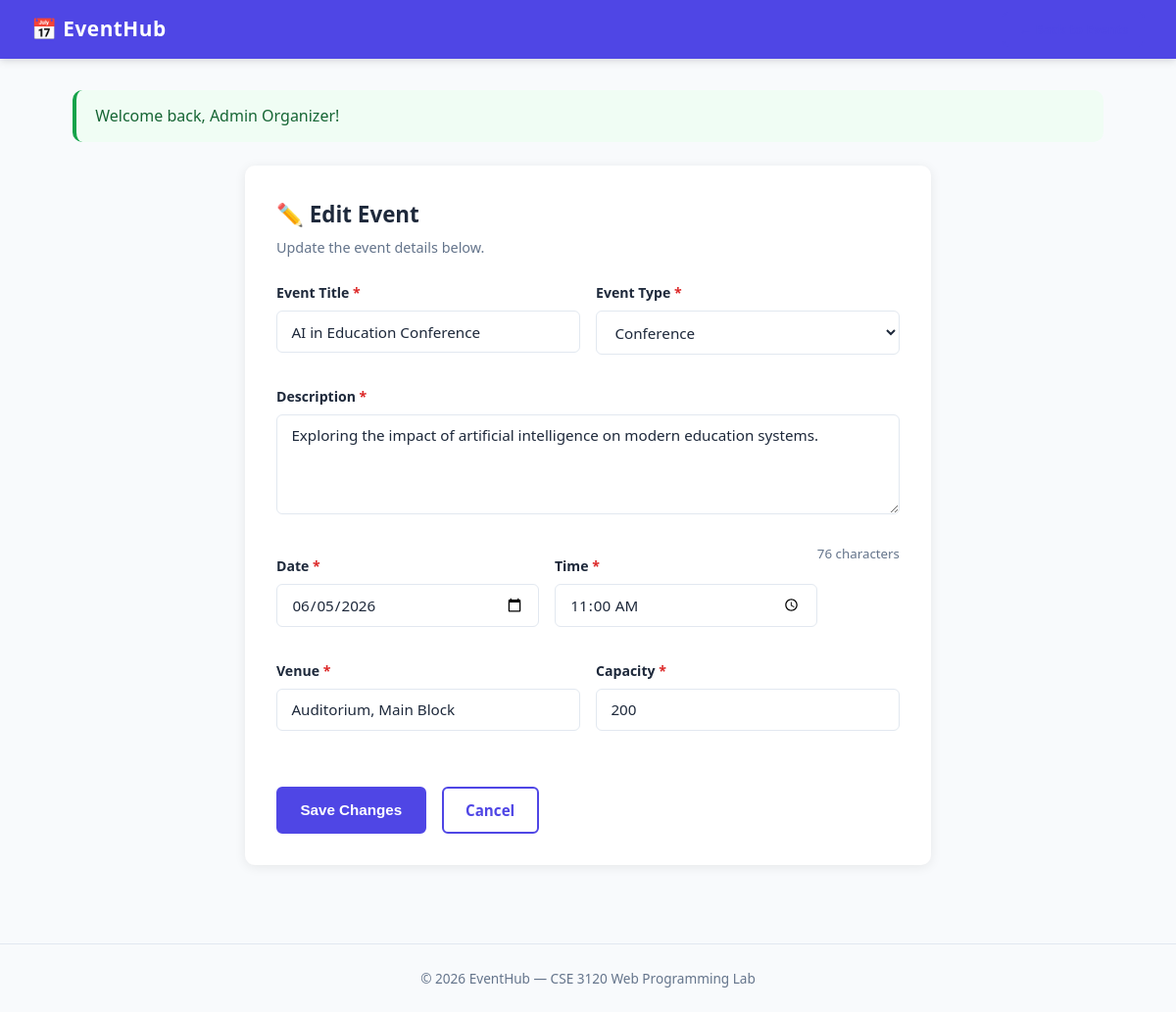
Page /update.php?id=4 (signed in) on the committed database.
### tables this page shows
CREATE TABLE IF NOT EXISTS events (
    id           INT AUTO_INCREMENT PRIMARY KEY,
    title        VARCHAR(200)  NOT NULL,
    description  TEXT,
    event_type   ENUM('seminar','workshop','meeting','conference','other') NOT NULL DEFAULT 'seminar',
    event_date   DATE          NOT NULL,
    event_time   TIME          NOT NULL,
    venue        VARCHAR(200)  NOT NULL,
    capacity     INT           NOT NULL DEFAULT 50,
    organizer_id INT           NOT NULL,
    created_at   TIMESTAMP     DEFAULT CURRENT_TIMESTAMP,
    FOREIGN KEY (organizer_id) REFERENCES users(id) ON DELETE CASCADE
);

### update.php (the view, shortened to what this page needs)
<?php
require_once 'config.php';
$id = intval($_GET['id'] ?? 0);
$stmt = $conn->prepare("SELECT * FROM events WHERE id=? AND organizer_id=?");
$stmt->bind_param("ii", $id, $_SESSION['user_id']);
$stmt->execute();
$event = $stmt->get_result()->fetch_assoc();
$flash_msg  = $_SESSION['flash_msg']  ?? '';
$flash_type = $_SESSION['flash_type'] ?? '';
?>
<!DOCTYPE html>
<html lang="en">
<head>
    <link rel="stylesheet" href="style.css">
</head>
<body>
<nav class="navbar">
    <div class="nav-brand">📅 EventHub</div>
    <div class="nav-links">
        <a href="events.php" class="btn btn-sm btn-outline">← Back to Events</a>
    </div>
</nav>
<div class="container">
    <?php if ($flash_msg): ?>
        <div class="alert alert-<?= $flash_type ?>"><?= htmlspecialchars($flash_msg) ?></div>
    <?php endif; ?>
    <div class="form-card">
        <h2>✏️ Edit Event</h2>
        <p class="form-subtitle">Update the event details below.</p>
        <form action="update.php" method="POST" id="eventForm" novalidate>
            <div class="form-row">
                <div class="form-group">
                    <label for="title">Event Title <span class="required">*</span></label>
                    <input type="text" id="title" name="title" value="<?= htmlspecialchars($event['title']) ?>" required>
                    <span class="error-msg" id="err_title"></span>
                </div>
                <div class="form-group">
                    <label for="event_type">Event Type <span class="required">*</span></label>
                    <select id="event_type" name="event_type" required>
                        <?php foreach (['seminar','workshop','meeting','conference','other'] as $t): ?>
                            <option value="<?= $t ?>" <?= $event['event_type'] === $t ? 'selected' : '' ?>>
                                <?= ucfirst($t) ?>
                            </option>
                        <?php endforeach; ?>
                    </select>
                </div>
            </div>
            <div class="form-group">
                <label for="description">Description <span class="required">*</span></label>
                <textarea id="description" name="description" rows="4" required><?= htmlspecialchars($event['description']) ?></textarea>
                <span class="error-msg" id="err_description"></span>
            </div>
            <div class="form-row">
                <div class="form-group">
                    <label for="event_date">Date <span class="required">*</span></label>
                    <input type="date" id="event_date" name="event_date" value="<?= $event['event_date'] ?>" required>
                    <span class="error-msg" id="err_event_date"></span>
                </div>
                <div class="form-group">
                    <label for="event_time">Time <span class="required">*</span></label>
                    <input type="time" id="event_time" name="event_time" value="<?= $event['event_time'] ?>" required>
                </div>
            </div>
            <div class="form-row">
                <div class="form-group">
                    <label for="venue">Venue <span class="required">*</span></label>
                    <input type="text" id="venue" name="venue" value="<?= htmlspecialchars($event['venue']) ?>" required>
                    <span class="error-msg" id="err_venue"></span>
                </div>
                <div class="form-group">
                    <label for="capacity">Capacity <span class="required">*</span></label>
                    <input type="number" id="capacity" name="capacity" value="<?= $event['capacity'] ?>" min="1" required>
                    <span class="error-msg" id="err_capacity"></span>
                </div>
            </div>
            <div class="form-actions">
                <button type="submit" class="btn btn-primary">Save Changes</button>
                <a href="events.php" class="btn btn-outline">Cancel</a>
            </div>
        </form>
    </div>
</div>
<footer class="footer">
    <p>&copy; <?= date('Y') ?> EventHub &mdash; CSE 3120 Web Programming Lab</p>
</footer>
</body>
</html>

### style.css (style rules this page uses)
*, *::before, *::after { box-sizing: border-box; margin: 0; padding: 0; }
:root { --primary: #4f46e5; --primary-dark: #3730a3; --secondary: #0ea5e9; --success: #16a34a; --warning: #d97706; --danger: #dc2626; --bg: #f8fafc; --surface: #ffffff; --border: #e2e8f0; --text: #1e293b; --text-muted: #64748b; --radius: 10px; --shadow: 0 2px 12px rgba(0,0,0,0.08); }
body { font-family: 'Segoe UI', Tahoma, Geneva, Verdana, sans-serif; background: var(--bg); color: var(--text); line-height: 1.6; min-height: 100vh; }
a { text-decoration: none; color: inherit; }
.navbar { background: var(--primary); color: #fff; padding: 0 2rem; height: 60px; display: flex; align-items: center; justify-content: space-between; position: sticky; top: 0; z-index: 100; box-shadow: 0 2px 8px rgba(0,0,0,0.15); }
.nav-brand { font-size: 1.3rem; font-weight: 700; letter-spacing: 0.5px; }
.nav-links { display: flex; align-items: center; gap: 1rem; }
.container { max-width: 1100px; margin: 0 auto; padding: 2rem 1.5rem; }
.btn { display: inline-block; padding: 0.6rem 1.4rem; border-radius: 6px; font-size: 0.95rem; font-weight: 600; cursor: pointer; border: 2px solid transparent; transition: all 0.2s ease; text-align: center; }
.btn-primary { background: var(--primary); color: #fff; border-color: var(--primary); }
.btn-outline { background: transparent; color: var(--primary); border-color: var(--primary); }
.btn-sm { padding: 0.35rem 0.9rem; font-size: 0.82rem; }
.alert { padding: 0.85rem 1.2rem; border-radius: var(--radius); margin-bottom: 1.5rem; font-weight: 500; border-left: 4px solid; }
.alert-success { background: #f0fdf4; color: #166534; border-color: var(--success); }
.form-group { margin-bottom: 1rem; }
.form-group label { display: block; font-size: 0.88rem; font-weight: 600; color: var(--text); margin-bottom: 0.4rem; }
.form-group input, .form-group select, .form-group textarea { width: 100%; padding: 0.65rem 0.9rem; border: 1.5px solid var(--border); border-radius: 6px; font-size: 0.95rem; font-family: inherit; color: var(--text); background: var(--surface); transition: border-color 0.2s, box-shadow 0.2s; outline: none; }
.error-msg { display: block; font-size: 0.8rem; color: var(--danger); margin-top: 0.3rem; min-height: 1em; }
.required { color: var(--danger); }
.form-row { display: grid; grid-template-columns: 1fr 1fr; gap: 1rem; }
.form-actions { display: flex; gap: 1rem; margin-top: 1.5rem; }
.form-card { background: var(--surface); border-radius: var(--radius); box-shadow: var(--shadow); padding: 2rem; max-width: 700px; margin: 0 auto; }
.form-card h2 { font-size: 1.4rem; margin-bottom: 0.3rem; }
.form-subtitle { color: var(--text-muted); font-size: 0.9rem; margin-bottom: 1.5rem; }
.footer { text-align: center; padding: 1.5rem; color: var(--text-muted); font-size: 0.85rem; border-top: 1px solid var(--border); margin-top: 3rem; }

### rows in the picture
events: title "AI in Education Conference", event_type "Conference", description "Exploring the impact of artificial intelligence on modern education systems.", event_date "06/05/2026", event_time "11:00:00", venue "Auditorium, Main Block", capacity "200"

### other values in the picture
$flash_msg "Welcome back, Admin Organizer!"
